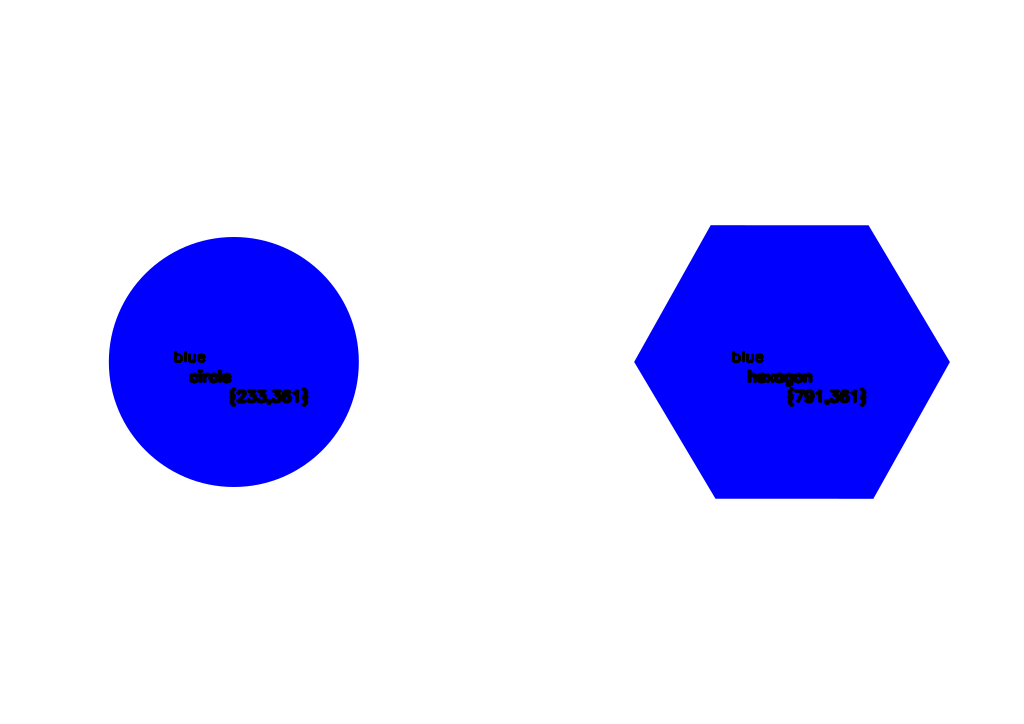
#> input picture test1.png, 1024 x 724 px; its folder holds only this picture in this run
$ python Image_Processing.py
#> lines starting #> are read from the running program, lines starting #| are printed output that depends on the picture; after the words box and inside, x2 and y2 are one past the last pixel; in counts of white or black regions, pixels touching at a corner belong together
#classes and subclasses to import
import cv2
import numpy as np
import os


#The main function, main(path), path defines the directory of all the test files
def main(path):
    #reading the image
#> called with path = './test1.png'
    img = cv2.imread(path,-1)
#> img is the input picture: shape (724, 1024, 3); mean B, G, R 253.9, 215.8, 215.8
    path=path[2:]
    #creating a copy
    final=img
    #converting image to gray scale and making contours
    gray = cv2.cvtColor(img, cv2.COLOR_BGR2GRAY)
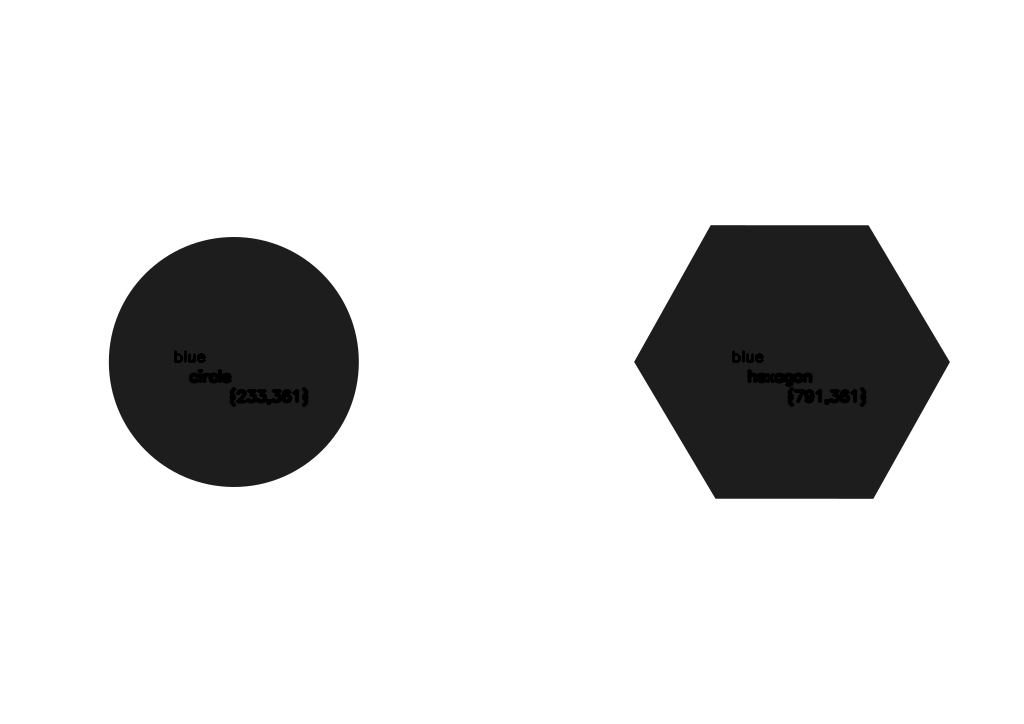
#> gray: shape (724, 1024); min 0, max 255, mean 220.2
    ret, thresh = cv2.threshold(gray,127,255,1)
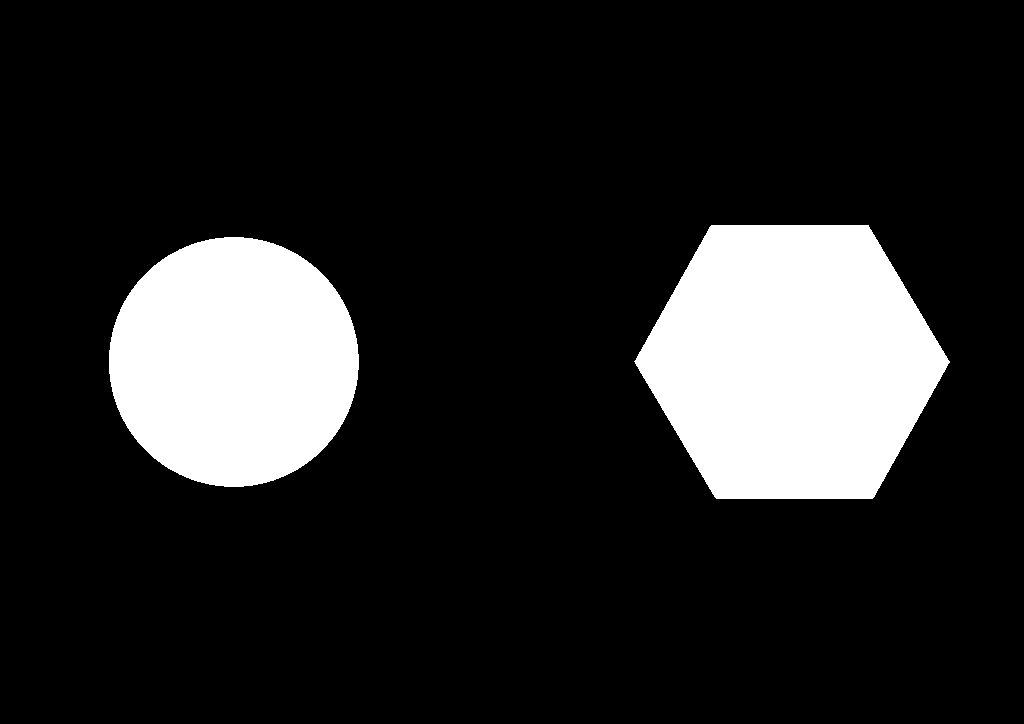
#> thresh: shape (724, 1024); 15.4% white; 2 white regions
    contours,h = cv2.findContours(thresh,1,2)
#> contours = 2 contours; box (x1, y1, x2, y2) and area: (634, 225, 950, 499) 64382, (109, 237, 359, 487) 48696; h = [[1, -1, -1, -1], [-1, 0, -1, -1]]
    #Creating lists
    a = []
    color=''
    #Writing data
    data='["'+path
    #Finding the centroid
    for cnt in contours:
        #Defining the area
        M = cv2.moments(cnt)
        #Defining the centroid
        cx = int(M['m10']/M['m00'])
        cy = int(M['m01']/M['m00'])
        ################################'''WE ARE HERE STUDYING FOR ONLY THREE COLOR BLUE, GREEN AND RED'''################################################################
        px=img[cy,cx,0]
        px1=img[cy,cx,1]
        px2=img[cy,cx,2]
        #defining color
        if(px==255):
            color= 'blue'
        elif(px1==128):
            color= 'green'
        elif(px2==255):
            color= 'red'
        #defining shape where approx is the number of sides in the image
        approx = cv2.approxPolyDP(cnt,0.01*cv2.arcLength(cnt,True),True)
        if len(approx)==5:
            shape= "pentagon"
        elif len(approx)==3:
            shape= "triangle"
        elif len(approx)==4:
            shape= "rhombus"
        elif len(approx)==6:
            shape= "hexagon"
        elif len(approx) == 9:
            shape= "half-circle"
        elif len(approx) > 9:
            shape= "circle"

        #ADDING ALL INFO IN DATA
        data+= ',["' + color + '-' + shape + '-' + str(cx) + '-' + str(cy)+'"]'
#> this loop made 2 passes
#> (cx, cy, px, px1, px2, color, shape, data) on pass 1: (233, 361, 255, 0, 0, 'blue', 'circle', '["test1.png,["blue-circle-233-361"]')
#> (cx, cy, px, px1, px2, color, shape) on pass 2: (791, 361, 255, 0, 0, 'blue', 'hexagon')
    #Displaying The Images
    cv2.imshow(data,final)
    cv2.waitKey(0)
    #Closing all the display windows
    cv2.destroyAllWindows()
    return data


if __name__ == "__main__":
    filename='results_#2451.csv'
    mypath = '.'
    #getting all files in the directory with png extension
    onlyfiles = [os.path.join(mypath, f) for f in os.listdir(mypath) if f.endswith(".png")]
    #iterate over each file in the directory
    for fp in onlyfiles:
        #process the image
        data = main(fp)
        #printing the reesult
        print (data)
#| ["test1.png,["blue-circle-233-361"],["blue-hexagon-791-361"]

$ run again, on test5.png
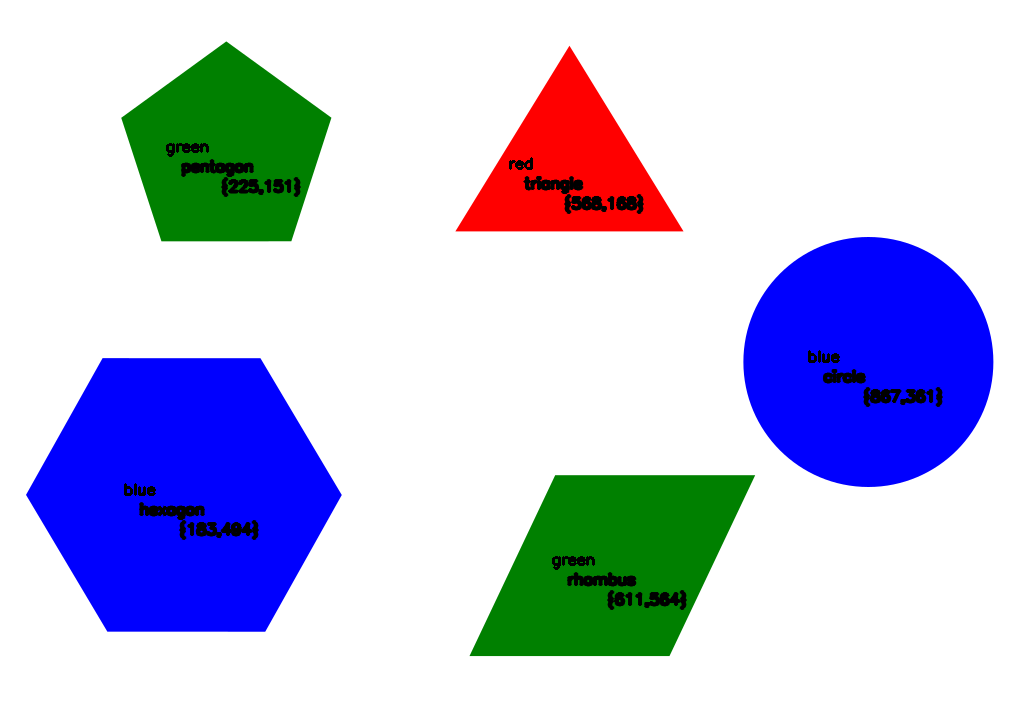
#> input picture test5.png, 1024 x 724 px
#> in main, img is the input picture: shape (724, 1024, 3); mean B, G, R 224.2, 196.8, 192.8
#> in main, `gray = cv2.cvtColor(img, cv2.COLOR_BGR2GRAY)`:
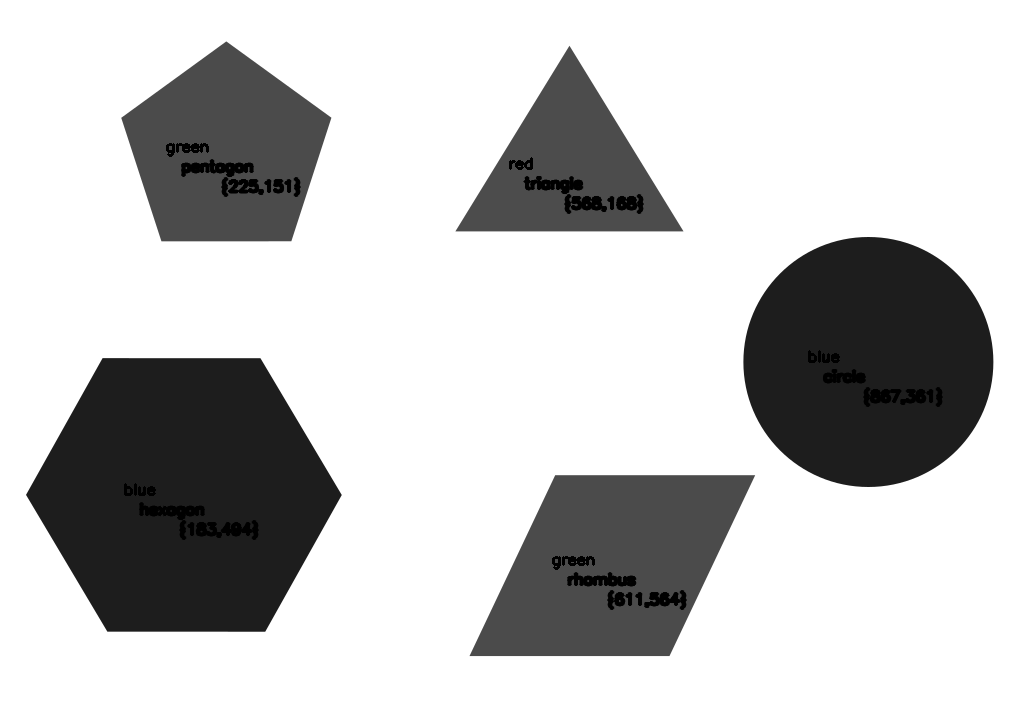
#> gray: shape (724, 1024); min 0, max 255, mean 198.7
#> in main, `ret, thresh = cv2.threshold(gray,127,255,1)`:
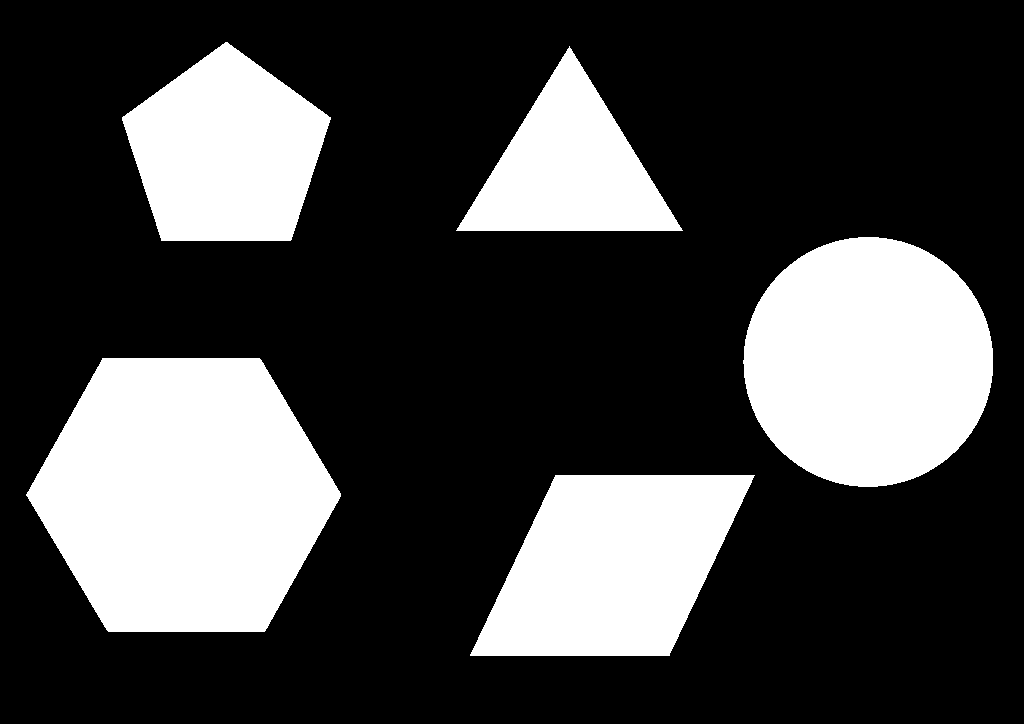
#> thresh: shape (724, 1024); 27% white; 5 white regions
#> contours = 5 contours; box (x1, y1, x2, y2) and area: (26, 358, 341, 632) 64382, (743, 237, 993, 487) 48692, (470, 475, 755, 656) 35745, (122, 42, 331, 241) 28608, (456, 46, 683, 231) 20715; h = [[1, -1, -1, -1], [2, 0, -1, -1], [3, 1, -1, -1], [4, 2, -1, -1], [-1, 3, -1, -1]]
#> the loop in main, `for cnt in contours:` made 5 passes
#> (cx, cy, px, px1, px2, color, approx, shape) on pass 1: (611, 564, 0, 128, 0, 'green', [[555, 475], [470, 655], [669, 655], [754, 475]], 'rhombus')
#| ["test5.png,["green-rhombus-611-564"],["blue-hexagon-183-494"],["blue-circle-867-361"],["red-triangle-568-168"],["green-pentagon-225-151"]

$ run again, on test4.png
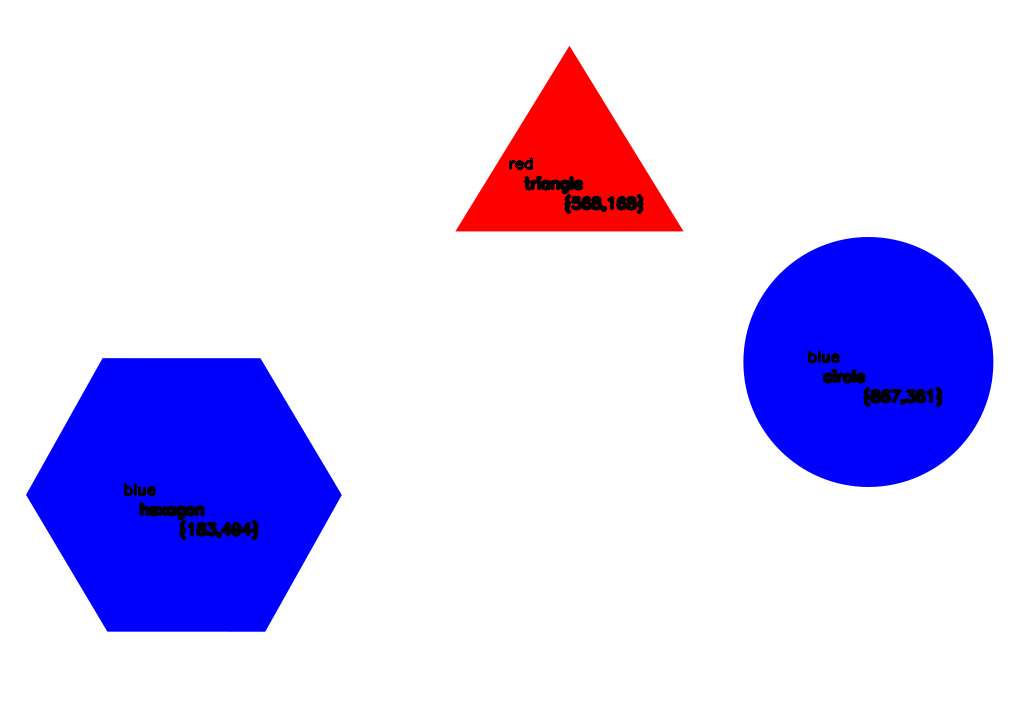
#> input picture test4.png, 1024 x 724 px
#> in main, img is the input picture: shape (724, 1024, 3); mean B, G, R 246.6, 208.6, 215.3
#> in main, `gray = cv2.cvtColor(img, cv2.COLOR_BGR2GRAY)`:
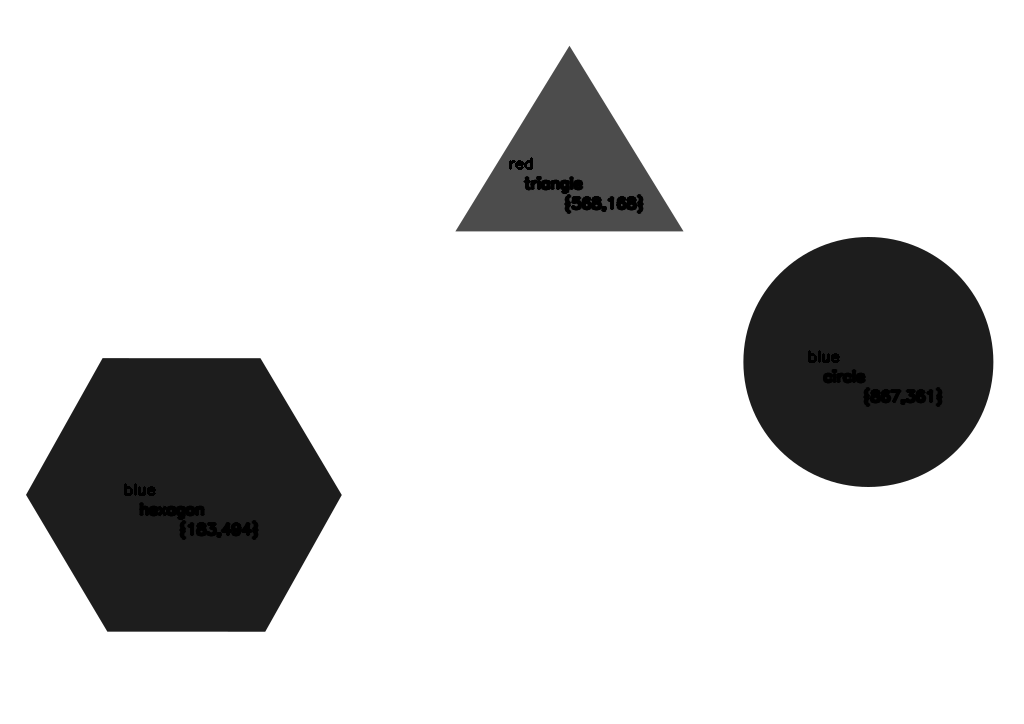
#> gray: shape (724, 1024); min 0, max 255, mean 214.9
#> in main, `ret, thresh = cv2.threshold(gray,127,255,1)`:
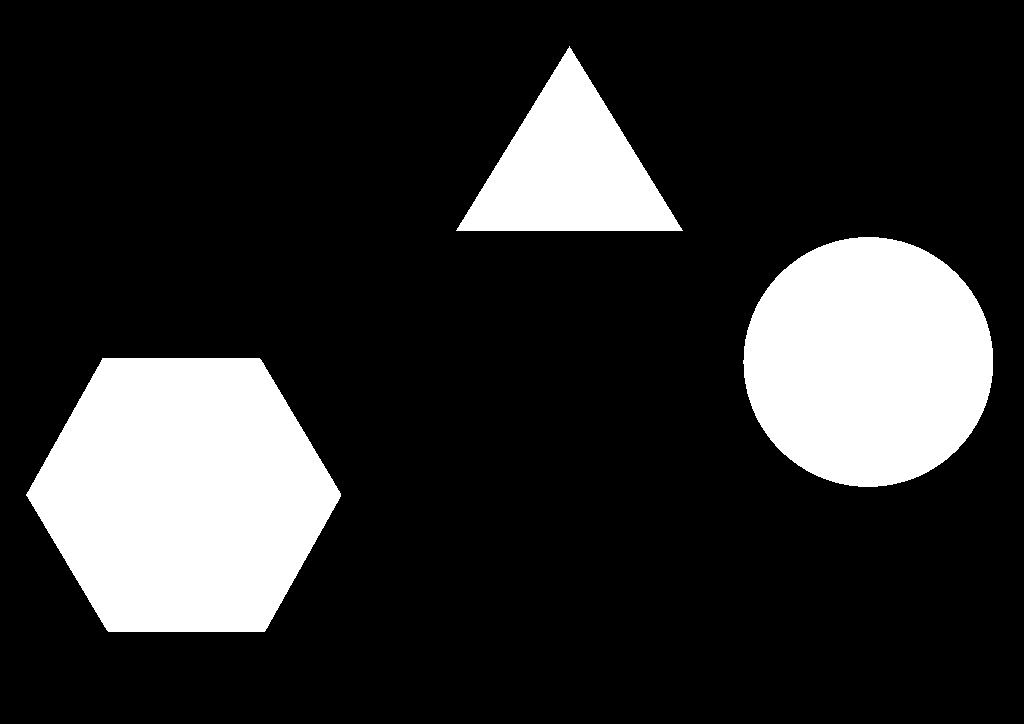
#> thresh: shape (724, 1024); 18.2% white; 3 white regions
#> contours = 3 contours; box (x1, y1, x2, y2) and area: (26, 358, 341, 632) 64382, (743, 237, 993, 487) 48692, (456, 46, 683, 231) 20715; h = [[1, -1, -1, -1], [2, 0, -1, -1], [-1, 1, -1, -1]]
#> the loop in main, `for cnt in contours:` made 3 passes
#> (cx, cy, px, px2, color, shape, data) on pass 1: (183, 494, 255, 0, 'blue', 'hexagon', '["test4.png,["blue-hexagon-183-494"]')
#| ["test4.png,["blue-hexagon-183-494"],["blue-circle-867-361"],["red-triangle-568-168"]
